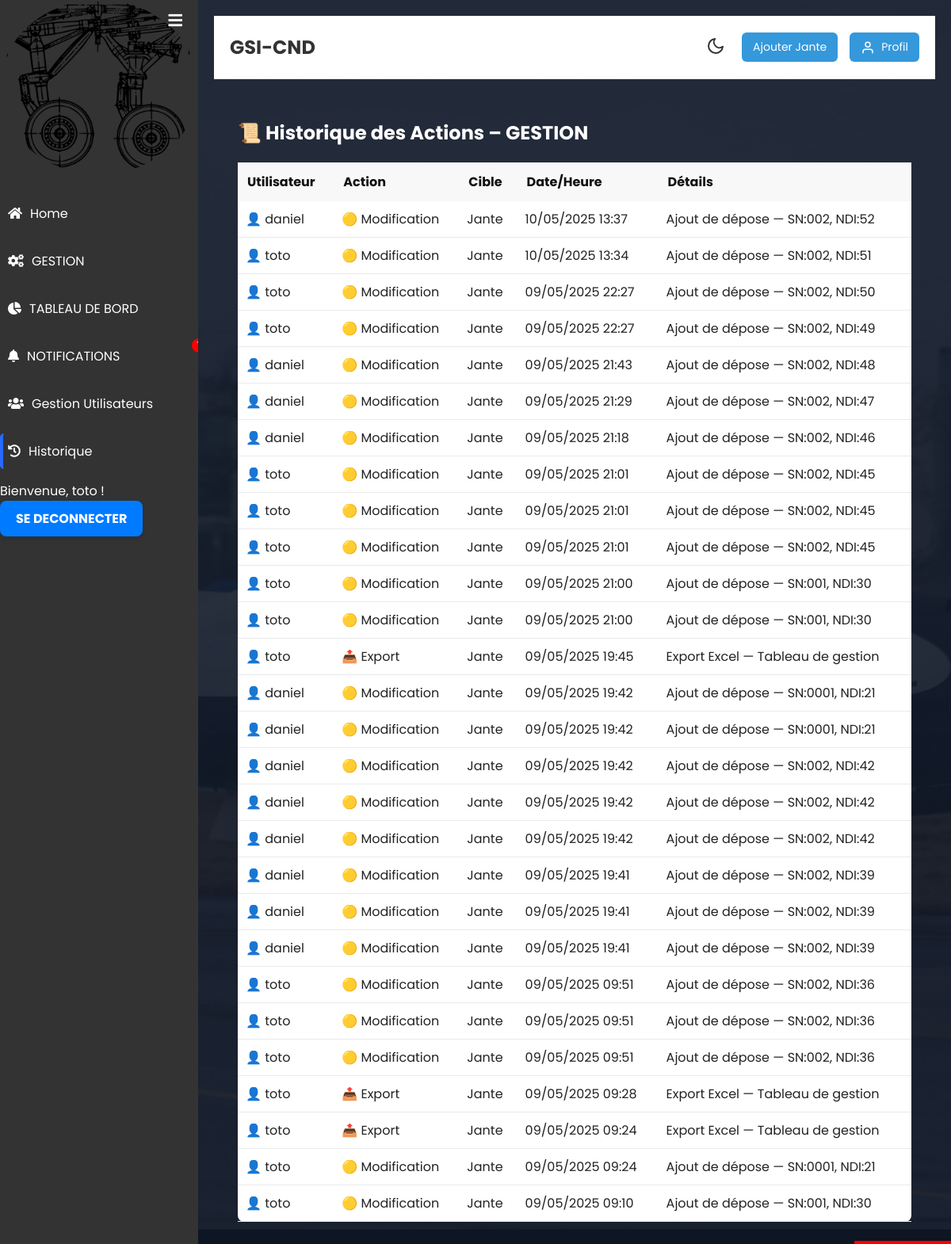
Page /historique/ (signed in) on the committed database.
### authentification/models.py (models this page shows, shortened)
class User(AbstractUser):
    GRADE_CHOICES = (
        ('SGT', 'Sergent'),
        ('SCH', 'Sous-chef'),
        ('ADJ', 'Adjudant'),
        ('ADC', 'Adjudant-chef'),
        ('SLT', 'Sous-lieutenant'),
        ('LT', 'Lieutenant'),
        ('CNE', 'Capitaine'),
        ('CDT', 'Commandant'),
        ('LT-COL', 'Lieutenant-colonel'),
        ('COL', 'Colonel'),
    )
    grade = models.CharField(
        max_length=10,
        choices=GRADE_CHOICES,
        verbose_name='Grade',
        default='SGT'
    )

### blog/models.py (models this page shows, shortened)
class ActionLog(models.Model):
    ACTION_CHOICES = [
        ('CREATE', 'Création'),
        ('UPDATE', 'Mise à jour'),
        ('DELETE', 'Suppression'),
        ('LOGIN', 'Connexion'),
        ('LOGOUT', 'Déconnexion'),
    ]
    user = models.ForeignKey(get_user_model(), on_delete=models.CASCADE)
    action_type = models.CharField(max_length=10, choices=ACTION_CHOICES)
    timestamp = models.DateTimeField(auto_now_add=True)
    details = models.TextField()
    target_model = models.CharField(max_length=50, null=True)

### blog/views.py (the view)
# urls.py: path('historique/', blog_views.action_history, name='action_history'),
@login_required
def action_history(request):
    logs = ActionLog.objects.filter(target_model="Jante").order_by('-timestamp')[:100]
    return render(request, 'blog/action_history.html', {'logs': logs})

### blog/context_processors.py (called while the page is built)
def notifications_processor(request):
    if request.user.is_authenticated:
        return {
            'notifications': Notification.objects.filter(is_read=False).order_by('-created_at')
        }
    return {}  # Ne retourne rien si l'utilisateur n'est pas connecté

### blog/templates/blog/action_history.html (shortened to what this page needs)
{% extends 'blog/base_blog.html' %}
{% load static %}
{% block content %}
<div class="history-container" style="padding: 30px;">
    <h2 style="font-size: 24px; margin-bottom: 20px; color: white;">📜 Historique des Actions – GESTION</h2>
    <div style="overflow-x:auto;">
        <table style="width: 100%; border-collapse: collapse; background-color: #fff; box-shadow: 0 0 10px rgba(0,0,0,0.05); border-radius: 8px;">
            <thead style="background-color: #f8f8f8; color: #111;">
                <tr>
                    <th style="padding: 12px; text-align: left;">Utilisateur</th>
                    <th style="padding: 12px; text-align: left;">Action</th>
                    <th style="padding: 12px; text-align: left;">Cible</th>
                    <th style="padding: 12px; text-align: left;">Date/Heure</th>
                    <th style="padding: 12px; text-align: left;">Détails</th>
                </tr>
            </thead>
            <tbody style="color: #222;">
                {% for log in logs %}
                <tr style="border-bottom: 1px solid #eaeaea;">
                    <td style="padding: 10px;">👤 {{ log.user.username }}</td>
                    <td style="padding: 10px;">
                        {% if log.action_type == "CREATE" %}
                            🟢 Création
                        {% elif log.action_type == "UPDATE" %}
                            🟡 Modification
                        {% elif log.action_type == "DELETE" %}
                            🔴 Suppression
                        {% elif log.action_type == "EXPORT" %}
                            📤 Export
                        {% else %}
                            ⚙️ {{ log.action_type }}
                        {% endif %}
                    </td>
                    <td style="padding: 10px;">{{ log.target_model }}</td>
                    <td style="padding: 10px;">{{ log.timestamp|date:"d/m/Y H:i" }}</td>
                    <td style="padding: 10px;">{{ log.details }}</td>
                </tr>
                {% empty %}
                <tr>
                    <td colspan="5" style="padding: 20px; text-align: center; color: gray;">Aucune action enregistrée.</td>
                </tr>
                {% endfor %}
            </tbody>
        </table>
    </div>
</div>
{% endblock %}

### blog/templates/blog/zone_gauche.html (shortened to what this page needs)
{% load static %}
<div id="sidebar" class="sidebar">
    <button id="toggle-sidebar" title="Ouvrir / Fermer la barre latérale" class="sidebar-toggle">
        <i id="sidebar-icon" class="fas fa-bars"></i>
    </button>
    <div class="sidebar-header">
        <div class="app-icon">
            <img src="{% static 'img/jante.webp' %}" alt="Jante" style="width: 100%; height: auto;">
        </div>
    </div>
    <ul class="sidebar-list">
        <li class="sidebar-list-item {% if request.resolver_match.url_name == 'home' %}active{% endif %}">
            <a href="{% url 'home' %}">
                <i class="fas fa-home"></i>
                <span>Home</span>
            </a>
        </li>
        <li class="sidebar-list-item {% if request.resolver_match.url_name == 'gestion' %}active{% endif %}">
            <a href="{% url 'gestion' %}">
                <i class="fas fa-cogs"></i>
                <span>GESTION</span>
            </a>
        </li>
        <li class="sidebar-list-item {% if request.resolver_match.url_name == 'TABLEAU_BORD' %}active{% endif %}">
            <a href="{% url 'TABLEAU_BORD' %}">
                <i class="fas fa-chart-pie"></i>
                <span>TABLEAU DE BORD</span>
            </a>
        </li>
        <li class="sidebar-list-item {% if request.resolver_match.url_name == 'NOTIFICATIONS' %}active{% endif %}">
            <a href="{% url 'NOTIFICATIONS' %}" class="notification-link" style="position: relative;">
                <i class="fas fa-bell"></i>
                <span>NOTIFICATIONS</span>
                <span id="notif-count" class="notif-badge" style="display: none;">0</span>
            </a>
        </li>
        {% if user.is_superuser %}
        <li class="sidebar-list-item {% if request.resolver_match.url_name == 'user_management' %}active{% endif %}">
            <a href="{% url 'user_management' %}">
                <i class="fas fa-users"></i>
                <span>Gestion Utilisateurs</span>
            </a>
        </li>
        <li class="sidebar-list-item {% if request.resolver_match.url_name == 'action_history' %}active{% endif %}">
            <a href="{% url 'action_history' %}">
                <i class="fas fa-history"></i>
                <span>Historique</span>
            </a>
        </li>
        {% endif %}
    </ul>
    <div class="account-info">
        <div class="account-info-name">Bienvenue, {{ user.username }} !</div>
        {% if user.is_authenticated %}
            <a href="{% url 'logout' %}" class="logout-link">SE DECONNECTER</a>
        {% endif %}
    </div>
</div>
<link href="https://cdnjs.cloudflare.com/ajax/libs/font-awesome/5.15.4/css/all.min.css" rel="stylesheet">

### blog/static/blog/home.css (style rules this page uses)
* { box-sizing: border-box; margin: 0; padding: 0; }
body, html { height: 100%; width: 100%; font-family: "Poppins", sans-serif; background-image: url("/static/img/T6-C.jpg"); background-size: cover; background-position: center; background-repeat: no-repeat; color: #fff; }
.sidebar { width: 250px; background-color: #333; color: white; height: 100%; position: fixed; top: 0; left: 0; overflow-y: auto; }
.sidebar-header { text-align: center; margin-bottom: 20px; }
.sidebar-header img { width: 100px; height: auto; border-radius: 50%; }
.sidebar-list { list-style: none; }
.sidebar-list-item { margin-bottom: 15px; }
.sidebar-list-item a { text-decoration: none; color: #fff; display: flex; align-items: center; padding: 10px; border-radius: 5px; transition: background-color 0.3s ease; }
.sidebar-list-item.active a { border-left: 4px solid rgba(40, 105, 255, 1); padding-left: 6px; }
button, .action-button { background-color: #2869ff; color: #fff; border: none; padding: 5px 10px; border-radius: 5px; cursor: pointer; font-size: 12px; transition: background-color 0.3s ease; }
.logout-link { display: inline-block; background-color: #007bff; color: #ffffff; padding: 10px 20px; border-radius: 8px; text-decoration: none; font-weight: bold; text-align: center; transition: background-color 0.3s ease, transform 0.2s ease; box-shadow: 0 4px 6px rgba(0, 0, 0, 0.1); }
body::after { content: "MODE CLAIR ACTIF"; position: fixed; bottom: 0; right: 0; background: red; color: white; font-size: 12px; padding: 4px 8px; z-index: 9999; }
#toggle-sidebar { transition: all 0.3s ease; }

### blog/templates/blog/base_blog.html (style rules this page uses)
.sidebar .sidebar-list-item i { margin-right: 0.5rem; }

### blog/templates/blog/zone_gauche.html (style rules this page uses)
.sidebar-toggle { position: absolute; top: 10px; right: 10px; background: none; border: none; color: white; font-size: 20px; cursor: pointer; z-index: 1001; }
.notif-badge { position: absolute; top: 0; right: -10px; background-color: red; color: white; font-size: 11px; font-weight: bold; padding: 2px 6px; border-radius: 12px; display: flex; align-items: center; justify-content: center; min-width: 18px; height: 18px; }
.sidebar .sidebar-list-item i { margin-right: 10px; }

### rows in the picture
User: username "toto"
ActionLog: user.username "daniel", action_type "🟡 Modification", target_model "Jante", timestamp "10/05/2025 13:37", details "Ajout de dépose — SN:002, NDI:52"
ActionLog: user.username "toto", action_type "🟡 Modification", target_model "Jante", timestamp "10/05/2025 13:34", details "Ajout de dépose — SN:002, NDI:51"
ActionLog: user.username "toto", action_type "🟡 Modification", target_model "Jante", timestamp "09/05/2025 22:27", details "Ajout de dépose — SN:002, NDI:50"
ActionLog: user.username "toto", action_type "🟡 Modification", target_model "Jante", timestamp "09/05/2025 22:27", details "Ajout de dépose — SN:002, NDI:49"
ActionLog: user.username "daniel", action_type "🟡 Modification", target_model "Jante", timestamp "09/05/2025 21:43", details "Ajout de dépose — SN:002, NDI:48"
ActionLog: user.username "daniel", action_type "🟡 Modification", target_model "Jante", timestamp "09/05/2025 21:29", details "Ajout de dépose — SN:002, NDI:47"
ActionLog: user.username "daniel", action_type "🟡 Modification", target_model "Jante", timestamp "09/05/2025 21:18", details "Ajout de dépose — SN:002, NDI:46"
ActionLog: user.username "toto", action_type "🟡 Modification", target_model "Jante", timestamp "09/05/2025 21:01", details "Ajout de dépose — SN:002, NDI:45"
ActionLog: user.username "toto", action_type "🟡 Modification", target_model "Jante", timestamp "09/05/2025 21:01", details "Ajout de dépose — SN:002, NDI:45"
ActionLog: user.username "toto", action_type "🟡 Modification", target_model "Jante", timestamp "09/05/2025 21:01", details "Ajout de dépose — SN:002, NDI:45"
ActionLog: user.username "toto", action_type "🟡 Modification", target_model "Jante", timestamp "09/05/2025 21:00", details "Ajout de dépose — SN:001, NDI:30"
ActionLog: user.username "toto", action_type "🟡 Modification", target_model "Jante", timestamp "09/05/2025 21:00", details "Ajout de dépose — SN:001, NDI:30"
ActionLog: user.username "toto", action_type "📤 Export", target_model "Jante", timestamp "09/05/2025 19:45", details "Export Excel — Tableau de gestion"
ActionLog: user.username "daniel", action_type "🟡 Modification", target_model "Jante", timestamp "09/05/2025 19:42", details "Ajout de dépose — SN:0001, NDI:21"
ActionLog: user.username "daniel", action_type "🟡 Modification", target_model "Jante", timestamp "09/05/2025 19:42", details "Ajout de dépose — SN:0001, NDI:21"
ActionLog: user.username "daniel", action_type "🟡 Modification", target_model "Jante", timestamp "09/05/2025 19:42", details "Ajout de dépose — SN:002, NDI:42"
ActionLog: user.username "daniel", action_type "🟡 Modification", target_model "Jante", timestamp "09/05/2025 19:42", details "Ajout de dépose — SN:002, NDI:42"
ActionLog: user.username "daniel", action_type "🟡 Modification", target_model "Jante", timestamp "09/05/2025 19:42", details "Ajout de dépose — SN:002, NDI:42"
ActionLog: user.username "daniel", action_type "🟡 Modification", target_model "Jante", timestamp "09/05/2025 19:41", details "Ajout de dépose — SN:002, NDI:39"
ActionLog: user.username "daniel", action_type "🟡 Modification", target_model "Jante", timestamp "09/05/2025 19:41", details "Ajout de dépose — SN:002, NDI:39"
ActionLog: user.username "daniel", action_type "🟡 Modification", target_model "Jante", timestamp "09/05/2025 19:41", details "Ajout de dépose — SN:002, NDI:39"
ActionLog: user.username "toto", action_type "🟡 Modification", target_model "Jante", timestamp "09/05/2025 09:51", details "Ajout de dépose — SN:002, NDI:36"
ActionLog: user.username "toto", action_type "🟡 Modification", target_model "Jante", timestamp "09/05/2025 09:51", details "Ajout de dépose — SN:002, NDI:36"
ActionLog: user.username "toto", action_type "🟡 Modification", target_model "Jante", timestamp "09/05/2025 09:51", details "Ajout de dépose — SN:002, NDI:36"
ActionLog: user.username "toto", action_type "📤 Export", target_model "Jante", timestamp "09/05/2025 09:28", details "Export Excel — Tableau de gestion"
ActionLog: user.username "toto", action_type "📤 Export", target_model "Jante", timestamp "09/05/2025 09:24", details "Export Excel — Tableau de gestion"
ActionLog: user.username "toto", action_type "🟡 Modification", target_model "Jante", timestamp "09/05/2025 09:24", details "Ajout de dépose — SN:0001, NDI:21"
ActionLog: user.username "toto", action_type "🟡 Modification", target_model "Jante", timestamp "09/05/2025 09:10", details "Ajout de dépose — SN:001, NDI:30"
